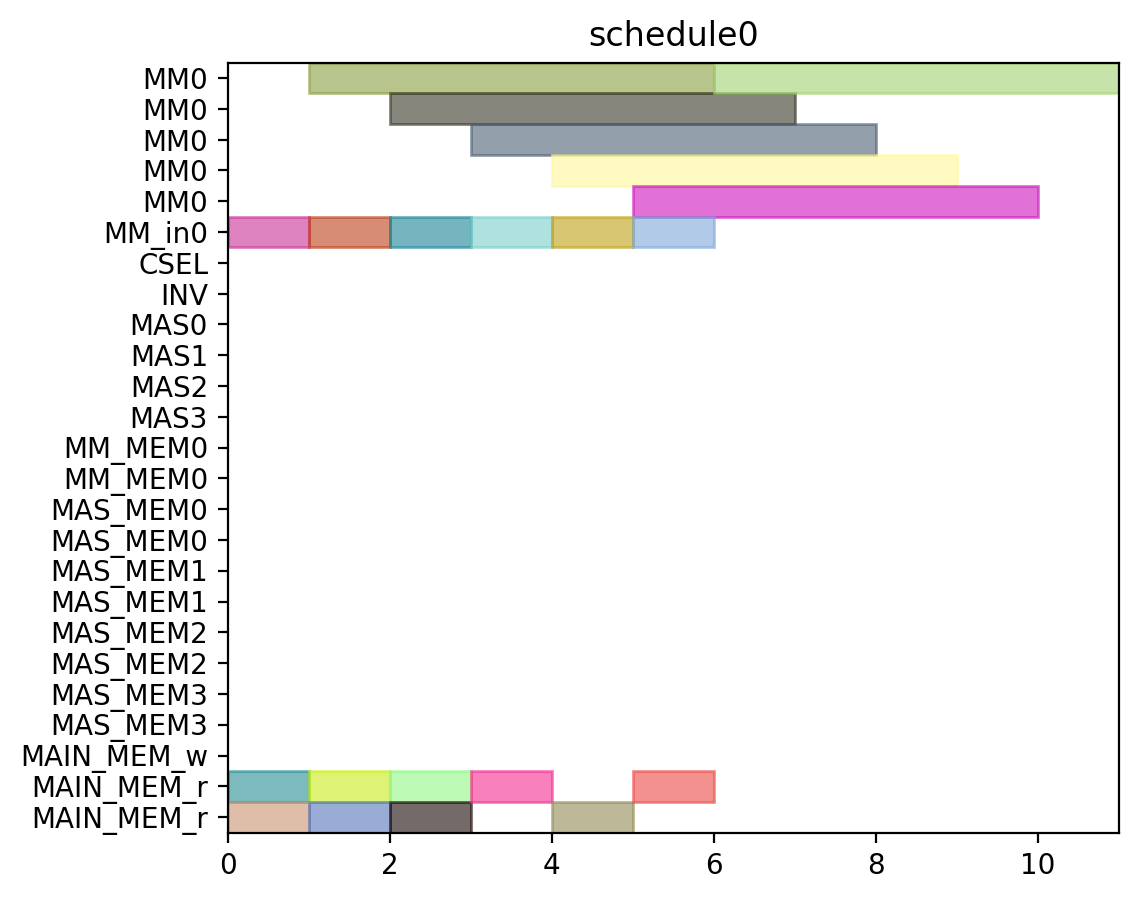

Source code (Python):
from pyschedule import Scenario, solvers, plotters, alt


def solve():
	horizon = 90
	S = Scenario("schedule0", horizon=horizon)

	# resource
	MM = S.Resources('MM', num=1, size=5)
	MM_in = S.Resources('MM_in', num=1)
	CSEL = S.Resource('CSEL')
	INV = S.Resource('INV')
	MAS = S.Resources('MAS', num=4, size=1, periods=range(1, horizon))
	MM_MEM = S.Resources('MM_MEM', num=1, size=2)
	MAS_MEM = S.Resources('MAS_MEM', num=4, size=2)
	MAIN_MEM_w = S.Resource('MAIN_MEM_w', size=1)
	MAIN_MEM_r = S.Resource('MAIN_MEM_r', size=2)

	# result of previous scheduling

	# new tasks
	t0_in = S.Task('t0_in', length=1, delay_cost=1)
	t0_in += alt(MM_in)
	t0 = S.Task('t0', length=5, delay_cost=1)
	t0 += alt(MM)
	S += t0>=t0_in

	t0_mem0 = S.Task('t0_mem0', length=1, delay_cost=1)
	t0_mem0 += MAIN_MEM_r
	S += t0_mem0 <= t0

	t1_in = S.Task('t1_in', length=1, delay_cost=1)
	t1_in += alt(MM_in)
	t1 = S.Task('t1', length=5, delay_cost=1)
	t1 += alt(MM)
	S += t1>=t1_in

	t1_mem0 = S.Task('t1_mem0', length=1, delay_cost=1)
	t1_mem0 += MAIN_MEM_r
	S += t1_mem0 <= t1

	t2_in = S.Task('t2_in', length=1, delay_cost=1)
	t2_in += alt(MM_in)
	t2 = S.Task('t2', length=5, delay_cost=1)
	t2 += alt(MM)
	S += t2>=t2_in

	t2_mem0 = S.Task('t2_mem0', length=1, delay_cost=1)
	t2_mem0 += MAIN_MEM_r
	S += t2_mem0 <= t2

	t3_in = S.Task('t3_in', length=1, delay_cost=1)
	t3_in += alt(MM_in)
	t3 = S.Task('t3', length=5, delay_cost=1)
	t3 += alt(MM)
	S += t3>=t3_in

	t3_mem0 = S.Task('t3_mem0', length=1, delay_cost=1)
	t3_mem0 += MAIN_MEM_r
	S += t3_mem0 <= t3

	t3_mem1 = S.Task('t3_mem1', length=1, delay_cost=1)
	t3_mem1 += MAIN_MEM_r
	S += t3_mem1 <= t3

	t5_in = S.Task('t5_in', length=1, delay_cost=1)
	t5_in += alt(MM_in)
	t5 = S.Task('t5', length=5, delay_cost=1)
	t5 += alt(MM)
	S += t5>=t5_in

	t5_mem0 = S.Task('t5_mem0', length=1, delay_cost=1)
	t5_mem0 += MAIN_MEM_r
	S += t5_mem0 <= t5

	t5_mem1 = S.Task('t5_mem1', length=1, delay_cost=1)
	t5_mem1 += MAIN_MEM_r
	S += t5_mem1 <= t5

	t23_in = S.Task('t23_in', length=1, delay_cost=1)
	t23_in += alt(MM_in)
	t23 = S.Task('t23', length=5, delay_cost=1)
	t23 += alt(MM)
	S += t23>=t23_in

	t23_mem0 = S.Task('t23_mem0', length=1, delay_cost=1)
	t23_mem0 += MAIN_MEM_r
	S += t23_mem0 <= t23

	t23_mem1 = S.Task('t23_mem1', length=1, delay_cost=1)
	t23_mem1 += MAIN_MEM_r
	S += t23_mem1 <= t23

	solvers.mip.solve(S,msg=1,kind='CPLEX',ratio_gap=1.01)

	solution = [['hoge']*len(S.solution()[1]) for i in range(len(S.solution()))]
	for i in range(len(S.solution())):
		for j in range(len(S.solution()[i])):
			solution[i][j]=str(S.solution()[i][j])
	print(solution)

	cycles = int(solution[-1][3])

	pic_file_name = "/home/mfukuda/ABE/python/multiRAM_multiMAS/scheduling_result/stage5MM1_stage1MAS4/EP_DBL_A_ANY/schedule0.png"
	if(S.solution() != []):
		plotters.matplotlib.plot(S,img_filename=pic_file_name, show_task_labels=False, fig_size=(cycles*0.25+3, 5))

	return solution
